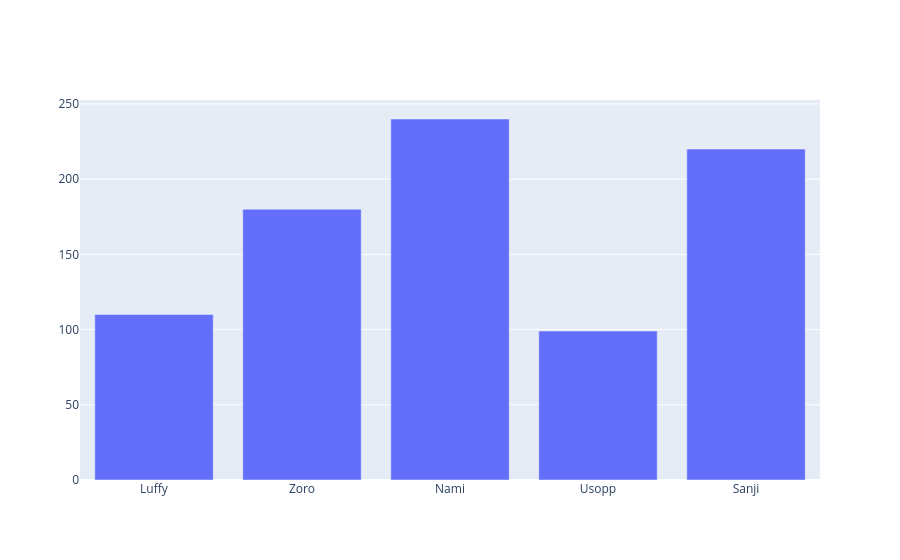

Here is the notebook cell this chart was saved with:
### Code cell
# basic bar chart
graph = go.Figure()
graph.add_trace(go.Bar(x=x1, y=y1))

### Figure 1 — Plotly figure (JSON) as saved in the notebook; plotly's stock layout.template omitted (floating-point values rounded to 4 significant figures)
{"data": [{"type": "bar", "x": ["Luffy", "Zoro", "Nami", "Usopp", "Sanji"], "y": [110, 180, 240, 99, 220]}], "layout": {}}
